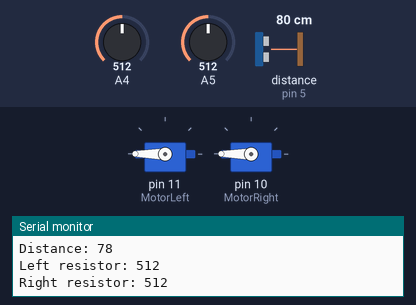
Simulated run of this sketch. Board: Arduino Uno, built with avr-gcc and run on an emulated ATmega328P. Shown: 2 × servo, the last lines printed to the serial monitor. Wiring (inferred from the names in the program): ultrasonic range finder: trigger pin 4; echo pin 5. Inputs (shaded band) come from the test bench; at power-on: distance to the obstacle (sensor on pin 5) 80 cm, A4 = 512, A5 = 512. The echo pulse lasts 58.3 µs per cm.

Above: at 3.5 s.
3.6 s: distance to the obstacle (sensor on pin 5) set to 2 cm
At 4.6 s:
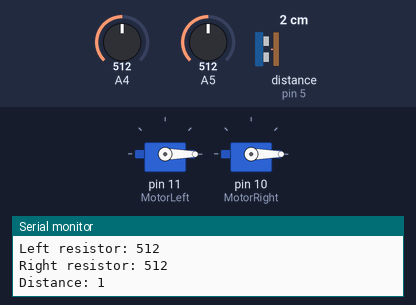
10.8 s: A4 set to 317
14.4 s: A4 set to 288
18.0 s: A4 set to 810
At 22.1 s:
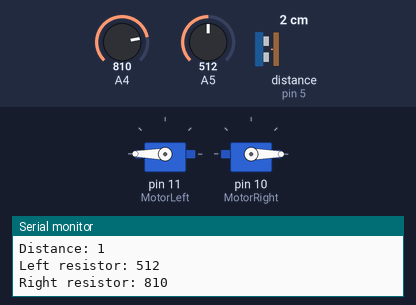
25.6 s: A5 set to 0
At 28.4 s:
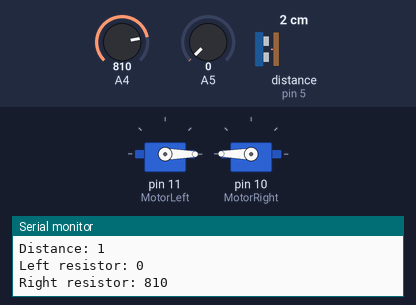
29.2 s: A5 set to 810
At 32.1 s:
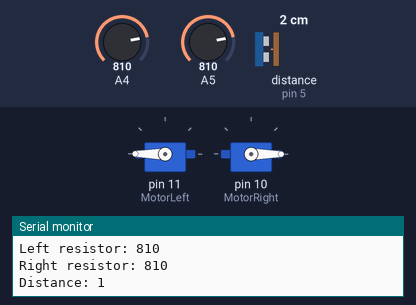
Timing chart, 0 to 37.8 s (numbered marks = the images above; inputs shaded):
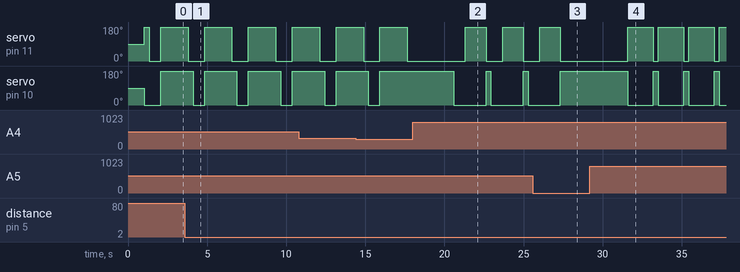

The sketch:

SparkMaconRobot.ino
```cpp
//**********************************************************************//
//*                                                                    *//
//*  SparkMacon ArduinoBot                                             *//
//*                                                                    *//
//*  This is a sketch for a robot. The robot has three sensory inputs: *//
//*    two photoresistors and an ultrasonic sensor.                    *//
//*                                                                    *//
//*  The circuit:                                                      *//
//*      See the github for all diagrams and instructions:             *//
//*      https://github.com/jacobsokolove/SparkMaconArduinobot/        *//
//*                                                                    *//
//*  3-12-2017                                                         *//
//*  Created By:                                                       *//
//*    Jacob Sokolove                                                  *//
//*    jacobsokolove@gmail.com                                         *//
//*    +1 678-346-5895                                                 *//
//*                                                                    *//
//*                                                                    *//
//*  Day-Month-Year                                                    *//
//*  By: author's name                                                 *//
//*                                                                    *//
//**********************************************************************//


//Servo Libray Declaration and Motor Declaration
#include <Servo.h>

  Servo ServoLeft;
  Servo ServoRight;


//Pin Assignments

/* Sets the Pins for the Servos in pin 10 and 11 respectively
 * Any pin can be used as long as it has a "~" next to the number.
 * The "~" denotes the pin as one being able to handle a PWM signal.
 */

  const int MotorLeft=11;     // Denoting the pin assignment for the left motor
  const int MotorRight=10;   // Denoting. thep pin assigment for the right motor


// Defines Trigger and Echo pins numbers for the UltraSonic Sensor

  const int trigPin = 4;
  const int echoPin = 5;

  long duration;
  int sensorDistance;


//********************************************//
// *                                         *//
// * THE ANGLES AND DISTANCES CAN BE CHANGED *//
// *                                         *//
//********************************************//


/*
 * Input desired angle of turn relative to the y axis
 * i.e. 90 deg = sharp right
 *
 * varying the angle will allow the bot to follow various
 * paths to creating different polygons
 */

  int  cwAngle = 90; // makes a right turn
  int forwardDistance = 3; // moves roughly 3 inches

  int ccwAngle = 90; // makes a left turn
  int backwardDistance = 3; // moves roughly 3 inches


// DO NOT CHANGE THE NEXT 4 LINES

  int cwAngleScaleFactor = cwAngle * 8;
  int ccwAngleScaleFactor = ccwAngle * 8;
  int forwardDistanceScaleFactor = forwardDistance * 100;
  int backwardDistanceScaleFactor = backwardDistance * 100;


void forward(){

//control structure for forward movement

  delay(10);
  ServoLeft.attach(MotorLeft);
  ServoRight.attach(MotorRight);

  ServoLeft.write(180);
  ServoRight.write(0);
  delay(forwardDistanceScaleFactor);
  ServoLeft.detach();
  ServoRight.detach();

}


void backward(){

  delay(10);
  ServoLeft.attach(MotorLeft);
  ServoRight.attach(MotorRight);

  ServoLeft.write(0);
  ServoRight.write(180);
  delay(backwardDistanceScaleFactor);
  ServoLeft.detach();
  ServoRight.detach();

}


void turnClockwise(){

  delay(10);
  ServoLeft.attach(MotorLeft);
  ServoRight.attach(MotorRight);

  ServoLeft.write(0);
  ServoRight.write(0);
  delay(cwAngleScaleFactor);
  ServoLeft.detach();
  ServoRight.detach();

}


void turnCounterClockwise(){

  delay(10);
  ServoLeft.attach(MotorLeft);
  ServoRight.attach(MotorRight);

  ServoLeft.write(180);
  ServoRight.write(180);
  delay(ccwAngleScaleFactor);
  ServoLeft.detach();
  ServoRight.detach();

}


void distanceSensor(){

// Clears the trigPin

  digitalWrite(trigPin, LOW);
  delayMicroseconds(2);

// Sets the trigPin on HIGH state for 10 micro seconds

  digitalWrite(trigPin, HIGH);
  delayMicroseconds(10);
  digitalWrite(trigPin, LOW);

// Reads the echoPin, returns the sound wave travel time in microseconds

  duration = pulseIn(echoPin, HIGH);

// Calculating the distance

  sensorDistance= duration*0.034/2;

// Prints the distance on the Serial Monitor
  Serial.print("Distance: ");
  Serial.println(sensorDistance);

}


void setup() {


//Servo (Motor) Setup

  pinMode(MotorLeft,OUTPUT);
  pinMode(MotorRight,OUTPUT);


  delay(10);
  ServoLeft.attach(MotorLeft);
  ServoRight.attach(MotorRight);

// Ultrasonic Sensor Setup

  pinMode(trigPin, OUTPUT); // Sets the trigPin as an Output
  pinMode(echoPin, INPUT); // Sets the echoPin as an Input

  Serial.begin(9600); // Starts the serial communication

}


void loop() {

  // Defines the photoresistors  pins

  int leftPhotoresistor = analogRead(A5);
  int rightPhotoresistor = analogRead(A4);

  // read the input on analog pin 0 and 1:
  // print out the value you read:

  Serial.print("Left resistor: ");
  Serial.println(leftPhotoresistor);

  Serial.print("Right resistor: ");
  Serial.println(rightPhotoresistor);
  delay(1000);        // delay in between reads for


  distanceSensor();


//Automation Section:

  if(sensorDistance<6){

  backward();

  }

  else {

    forward();

  }


  if(leftPhotoresistor && rightPhotoresistor > 300){

    if(leftPhotoresistor<800){

      turnClockwise();

    }

    else {

      forward();

    }

    if(rightPhotoresistor<800){

      turnCounterClockwise();

    }

    else {

      forward();

    }

  }


}
```

Measured:
- after the input at 18.0 s, servo on pin 11 (MotorLeft): alternates 180° for 1.3 s and 0° for 1.0 s, starting after 3.3 s; servo on pin 10 (MotorRight): alternates 180° for 0.31 s and 0° for 2.0 s, starting after 2.6 s
- after the input at 25.6 s, servo on pin 11 (MotorLeft): goes on until 27.3 s, then stays 0°; servo on pin 10 (MotorRight): goes on until 27.3 s, then stays 180°
- after the input at 29.2 s, servo on pin 11 (MotorLeft): alternates 180° for 1.6 s and 0° for 0.31 s, starting after 2.4 s; servo on pin 10 (MotorRight): alternates 180° for 0.31 s and 0° for 1.6 s, starting after 2.4 s
- by itself, servo on pin 11 (MotorLeft): alternates 180° for 1.7 s and 0° for 1.0 s
- by itself, servo on pin 10 (MotorRight): alternates 180° for 2.0 s and 0° for 0.73 s
